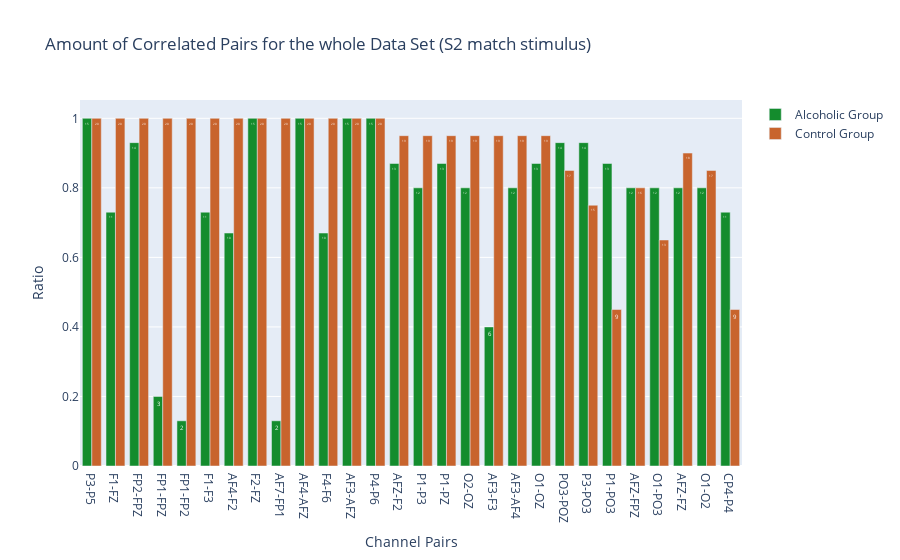

Notebook code cell kept with this figure:
### Code cell
compare_corr_pairs(stimulus='S2 match')

### Figure 1 — Plotly figure (JSON) as saved in the notebook; plotly's stock layout.template omitted (floating-point values rounded to 4 significant figures)
{"data": [{"marker": {"color": "rgb(20,140,45)"}, "name": "Alcoholic Group", "text": [15, 11, 14, 3, 2, 11, 10, 15, 2, 15, 10, 15, 15, 13, 12, 13, 12, 6, 12, 13, 14, 14, 13, 12, 12, 12, 12, 11], "type": "bar", "x": ["P3-P5", "F1-FZ", "FP2-FPZ", "FP1-FPZ", "FP1-FP2", "F1-F3", "AF4-F2", "F2-FZ", "AF7-FP1", "AF4-AFZ", "F4-F6", "AF3-AFZ", "P4-P6", "AFZ-F2", "P1-P3", "P1-PZ", "O2-OZ", "AF3-F3", "AF3-AF4", "O1-OZ", "PO3-POZ", "P3-PO3", "P1-PO3", "AFZ-FPZ", "O1-PO3", "AFZ-FZ", "O1-O2", "CP4-P4"], "y": [1, 0.73, 0.93, 0.2, 0.13, 0.73, 0.67, 1, 0.13, 1, 0.67, 1, 1, 0.87, 0.8, 0.87, 0.8, 0.4, 0.8, 0.87, 0.93, 0.93, 0.87, 0.8, 0.8, 0.8, 0.8, 0.73]}, {"marker": {"color": "rgb(200,100,45)"}, "name": "Control Group", "text": [20, 20, 20, 20, 20, 20, 20, 20, 20, 20, 20, 20, 20, 19, 19, 19, 19, 19, 19, 19, 17, 15, 9, 16, 13, 18, 17, 9], "type": "bar", "x": ["P3-P5", "F1-FZ", "FP2-FPZ", "FP1-FPZ", "FP1-FP2", "F1-F3", "AF4-F2", "F2-FZ", "AF7-FP1", "AF4-AFZ", "F4-F6", "AF3-AFZ", "P4-P6", "AFZ-F2", "P1-P3", "P1-PZ", "O2-OZ", "AF3-F3", "AF3-AF4", "O1-OZ", "PO3-POZ", "P3-PO3", "P1-PO3", "AFZ-FPZ", "O1-PO3", "AFZ-FZ", "O1-O2", "CP4-P4"], "y": [1, 1, 1, 1, 1, 1, 1, 1, 1, 1, 1, 1, 1, 0.95, 0.95, 0.95, 0.95, 0.95, 0.95, 0.95, 0.85, 0.75, 0.45, 0.8, 0.65, 0.9, 0.85, 0.45]}], "layout": {"barmode": "group", "title": {"text": "Amount of Correlated Pairs for the whole Data Set (S2 match stimulus)"}, "xaxis": {"title": {"text": "Channel Pairs"}}, "yaxis": {"title": {"text": "Ratio"}}}}
